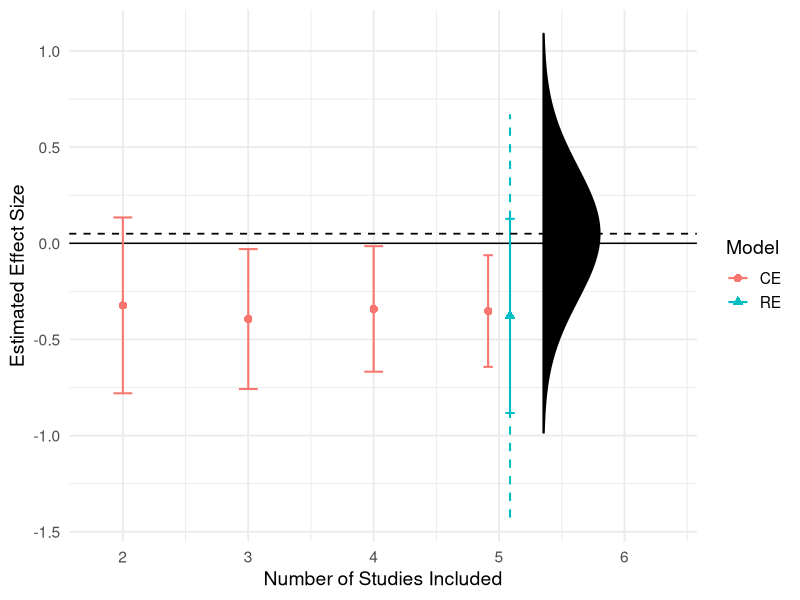
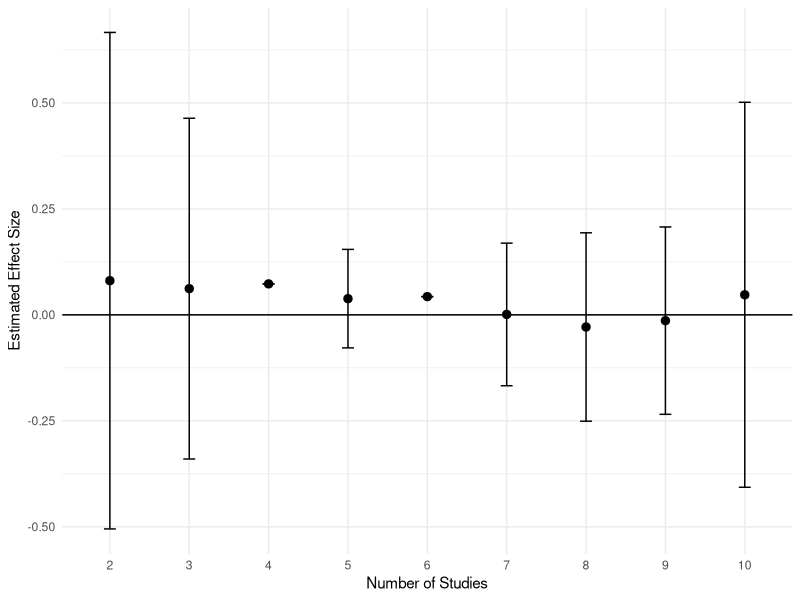

Reproduce these figures in R, in order. (Note: this script raises an error after producing the figures.)
library(metafor)
library(ggplot2)
library(tidyverse)

################################################
# Generate some data
################################################

# Setting random seed
set.seed(40)

# Number of studies
k <- 5

repeat {

  # True mean of distribution of effect sizes
  theta <- 0.05

  # True variance of distribution of effect sizes
  tau_squared <- 0.12

  # Study level standard errors
  se <- runif(k, 0.08, 0.15)

  # True effect sizes for each of k studies
  theta_i <- rnorm(k, mean=theta, sd=sqrt(tau_squared))

  # Observed effects
  yi <- rnorm(k, mean=theta_i, sd=se)

  results <- list()

  for (i in 2:k) {
    yi_k <- yi[1:i]
    se_k <- se[1:i]
  
    ce_model <- rma(yi=yi_k, vi=se_k, method="FE")
    re_model <- rma(yi=yi_k, vi=se_k, method="REML")
  
    results[[i]] <- data.frame(
      num_studies = c(i, i),
      method = c("CE", "RE"),
      mean = c(coef(ce_model), coef(re_model)),
      ci_lb = c(ce_model$ci.lb, re_model$ci.lb),
      ci_ub = c(ce_model$ci.ub, re_model$ci.ub),
      pi_lb = c(predict(ce_model)$pi.lb[[1]], predict(re_model)$pi.lb[[1]]),
      pi_ub = c(predict(ce_model)$pi.ub[[1]], predict(re_model)$pi.ub[[1]])
    )
  }
  plot_dat <- bind_rows(results)
  
  check5 <- plot_dat %>% filter(num_studies == 5)
  ce_sig <- with(check5 %>% filter(method == "CE"), ci_ub < 0 | ci_lb > 0)
  re_sig <- with(check5 %>% filter(method == "RE"), ci_ub < 0 | ci_lb > 0)
  
  
  
  check1 <- plot_dat %>% filter(num_studies == 1)
  ce_sig_1 <- with(check1 %>% filter(method == "CE"), ci_ub < 0 | ci_lb > 0)
  check2 <- plot_dat %>% filter(num_studies == 2)
  ce_sig_2 <- with(check2 %>% filter(method == "CE"), ci_ub < 0 | ci_lb > 0)
  check3 <- plot_dat %>% filter(num_studies == 3)
  ce_sig_3 <- with(check3 %>% filter(method == "CE"), ci_ub < 0 | ci_lb > 0)
  check4 <- plot_dat %>% filter(num_studies == 4)
  ce_sig_4 <- with(check4 %>% filter(method == "CE"), ci_ub < 0 | ci_lb > 0)
  
  if (isTRUE(ce_sig) && !isTRUE(re_sig) && isTRUE(ce_sig_4)) break
}

plot_dat <- plot_dat %>%
  filter(!(num_studies < 5 & method == "RE"))

plot_dat <- plot_dat %>%
  filter(num_studies < 6)

################################################
# Make Plot 1
################################################

theta_true <- 0.05
tau2_true  <- 0.12
tau_true   <- sqrt(tau2_true)

true_dist <- data.frame(
  y = seq(theta_true - 3*tau_true, theta_true + 3*tau_true, length.out = 300)
) |>
  mutate(
    density = dnorm(y, mean = theta_true, sd = tau_true),
    x = 5.35 + density / max(density) * 0.45
  )

re_pi_dat <- subset(plot_dat, method == "RE" & num_studies == 5)

# Plot
ggplot(plot_dat, aes(x=as.numeric(num_studies), y=mean, color=method, shape=method)) +
  geom_hline(yintercept=0) + 
  geom_errorbar(
    aes(ymin=ci_lb, ymax=ci_ub),
    position = position_dodge(width=0.35),
    width=0.15, 
    linewidth=0.7
  ) +
  geom_point(
    position=position_dodge(width=0.35),
    size=2.5
  ) +
  labs(
    x = "Number of Studies Included",
    y = "Estimated Effect Size",
    color = "Model",
    shape = "Model"
    #title = "Inference changes when switching from CE to RE at k = 5"
  ) +
  theme_minimal(base_size = 14) +
  geom_segment(
    data=re_pi_dat,
    aes(
      x = 5.0875, xend=5.0875,
      y = ci_ub, yend=pi_ub
    ),
    color = "#00BFC4",
    linetype = "dashed",
    linewidth=0.7,
    inherit.aes=FALSE
  ) +
  geom_segment(
    data = re_pi_dat,
    aes(
      x = 5.0875, xend = 5.0875,
      y = pi_lb, yend = ci_lb
    ),
    color = "#00BFC4",
    linetype = "dashed",
    linewidth = 0.7,
    inherit.aes = FALSE
  ) +
  scale_linetype_manual(
    values = c(
      "95% CI" = "solid",
      "95% PI" = "dashed"
    ),
    name = "Interval"
  ) +
  geom_line(
    data = true_dist,
    aes(x = x, y = y),
    inherit.aes = FALSE,
    color = "black",
    linewidth = 0.8
  ) +
  geom_hline(
    yintercept = theta_true,
    linetype = "dashed",
    color = "black",
    linewidth = 0.6
  ) +
  coord_cartesian(xlim = c(1.8, 6.35))
  
################################################
# Make Plot 2
################################################

find_oscillating_example <- function(max_tries = 50000,
                                     k_max = 10,
                                     k_start = 2,
                                     mu = 0.12,
                                     tau2 = 0.02,
                                     min_oscillations = 4) {
  
  best <- NULL
  
  for (s in 1:max_tries) {
    set.seed(s)
    
    # More variable vi helps produce unstable PI width
    vi <- sample(c(0.005, 0.01, 0.02, 0.05, 0.08, 0.12), 
                 size = k_max, replace = TRUE)
    
    theta <- rnorm(k_max, mu, sqrt(tau2))
    yi <- rnorm(k_max, theta, sqrt(vi))
    
    out <- lapply(k_start:k_max, function(k) {
      fit <- rma(yi[1:k], vi[1:k], method = "REML", control = list(
        maxiter = 1000,
        stepadj = 0.5,
        threshold = 1e-8
      ))
      
      pred <- predict(fit)
      
      if (fit$tau2 == 0) {
        pilb <- as.numeric(fit$b)
        piub <- as.numeric(fit$b)
      } else {
        pilb <- pred$pi.lb[[1]]
        piub <- pred$pi.ub[[1]]
      }
      
      
      data.frame(
        k = k,
        est = as.numeric(fit$b),
        se = fit$se,
        tau2_hat = fit$tau2,
        pi_lb = pilb,
        pi_ub = piub
      )
    }) |> 
      bind_rows() |>
      mutate(
        # conclusion based on prediction interval
        pi_sig = pi_lb > 0 | pi_ub < 0
      )
    
    n_osc <- sum(diff(as.integer(out$pi_sig)) != 0)
    
    if (n_osc >= min_oscillations) {
      out$seed <- s
      out$n_oscillations <- n_osc
      out$pattern <- paste(as.integer(out$pi_sig), collapse = "")
      out$yi <- I(list(yi))
      out$vi <- I(list(vi))
      return(out)
    }
    
    # store best in case nothing reaches min_oscillations
    if (is.null(best) || n_osc > best$n_oscillations[1]) {
      out$seed <- s
      out$n_oscillations <- n_osc
      out$pattern <- paste(as.integer(out$pi_sig), collapse = "")
      out$yi <- I(list(yi))
      out$vi <- I(list(vi))
      best <- out
    }
  }
  
  best
}

mean_to_use = 0.12
ts_to_use <- 0.03

ex <- find_oscillating_example(
  max_tries = 20000,
  k_max = 10,
  k_start = 2,
  mu = mean_to_use,
  tau2 = ts_to_use,
  min_oscillations = 4
)

ex$x_plot <- factor(ex$k)
levels(ex$x_plot) <- c(levels(ex$x_plot), "True")

# Plot it
ggplot(ex, aes(x = x_plot, y = est)) +
  geom_hline(yintercept = 0) +
  geom_errorbar(
    aes(ymin = pi_lb, ymax = pi_ub), 
    width = 0.15
  ) +
  geom_point(size = 2.5) +
  labs(
    x = "Number of Studies",
    y = "Estimated Effect Size"
  ) +
  theme_minimal() +
  theme(legend.position = "none")

################################################
# Re-analyze using our method
################################################

t <- ex$yi[[1]]
v <- ex$vi[[1]]

est_list <- c()
ci_ub_list <- c()
ci_lb_list <- c()
for (i in 2:10) {
  
  reml_model <- rma(yi=t[1:i], vi=v[1:i], method="REML")
  reml_ts <- reml_model$tau2
  
  weight <- 1/sqrt(i)
  
  v_bar <- mean(v[1:i])
  
  prior <- (0.1/(1-0.1))*v_bar
  
  ts_weighted <- (weight*prior) + ((1-weight)*reml_ts)
  
  final_model <- rma(yi=t[1:i], vi=v[1:i], tau2=ts_weighted)
  
  
  # Need to save estimate, ci_ub, ci_lb
  est <- reml_model$b[1]
  ci_lb <- final_model$ci.lb
  ci_ub <- final_model$ci.ub
  est_list <- append(est_list, est)
  ci_ub_list <- append(ci_ub_list, ci_ub)
  ci_lb_list <- append(ci_lb_list, ci_lb)
}

reanalyzed_data <- as.data.frame(cbind(est_list, ci_ub_list, ci_lb_list, 2:10))
names(reanalyzed_data) <- c("est", "ci_ub", "ci_lb", "k")

reanalyzed_data$x_plot <- factor(reanalyzed_data$k)
levels(reanalyzed_data$x_plot) <- c(levels(reanalyzed_data$x_plot), "True")
vi_vec <- c(0.02, 0.02, 0.08, 0.02, 0.10, 0.03, 0.09, 0.02, 0.06, 0.03)
true_k <- 10
true_tau2 <- 0.12
true_mu <- 0.32
true_se <- sqrt(1 / sum(1 / (vi_vec[1:true_k] + true_tau2)))

true_dat <- data.frame(
  x_plot = factor("True", levels = levels(ex$x_plot)),
  mean = true_mu,
  ci_lb = true_mu - 1.96 * true_se,
  ci_ub = true_mu + 1.96 * true_se
)



ggplot(reanalyzed_data, aes(x = x_plot, y = est)) +
  geom_hline(yintercept = 0) +
  geom_errorbar(
    aes(ymin = ci_lb, ymax = ci_ub, color = sig), 
    width = 0.15
  ) +
  geom_point(aes(color = sig), size = 2.5) +
  geom_point(
    data = true_dat,
    aes(x = x_plot, y = mean),
    inherit.aes = FALSE,
    size = 2.8,
    shape = 18,
    color = "black"
  ) +
  scale_color_manual(
    values = c("FALSE" = "red3", "TRUE" = "darkgreen")
  ) +
  labs(
    x = "Number of Studies",
    y = "Estimated Effect Size"
  ) +
  theme_minimal() +
  theme(legend.position = "none")
